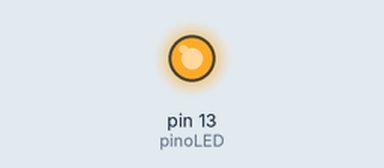
Simulated run of this sketch. Board: Arduino Uno, built with avr-gcc and run on an emulated ATmega328P. Shown: output pins drawn as LEDs (lit = HIGH).

Above: at 0.3 s.
At 20.8 s:
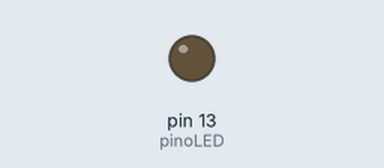
Timing chart, 0 to 30.7 s (numbered marks = the images above):
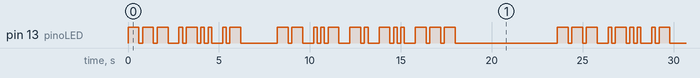

The sketch:

10.ino
```cpp
// Definições de Hardware e Mensagem
const int pinoLED = 13; // O pino ao qual o LED está conectado
String mensagem = "ola mundo"; // A mensagem que será convertida. Use apenas letras e espacos.

// Definições de Tempo (em milissegundos)
const int tempoPonto = 200; // Duração de um "ponto" em milissegundos
const int tempoTraco = tempoPonto * 3; // Duração de um "traço"
const int tempoEntreElementos = tempoPonto; // Pausa entre pontos e traços de uma letra
const int tempoEntreLetras = tempoPonto * 3; // Pausa entre letras
const int tempoEntrePalavras = tempoPonto * 7; // Pausa entre palavras

// Dicionário de Código Morse
String morseCode[] = {
  ".-", "-...", "-.-.", "-..", ".", "..-.", "--.", "....", "..", ".---", "-.-", ".-..", "--", "-.", "---", ".--.", "--.-", ".-.", "...", "-", "..-", "...-", ".--", "-..-", "-.--", "--..",
  "-----", ".----", "..---", "...--", "....-", ".....", "-....", "--...", "---..", "----.", " "
};

char alphabet[] = {
  'a', 'b', 'c', 'd', 'e', 'f', 'g', 'h', 'i', 'j', 'k', 'l', 'm', 'n', 'o', 'p', 'q', 'r', 's', 't', 'u', 'v', 'w', 'x', 'y', 'z',
  '0', '1', '2', '3', '4', '5', '6', '7', '8', '9', ' '
};

void setup() {
  pinMode(pinoLED, OUTPUT);
}

void loop() {
  transmitirMorse(mensagem);
  delay(5000); // Espera 5 segundos antes de repetir a mensagem
}

// Função principal para transmitir a mensagem em Morse
void transmitirMorse(String texto) {
  texto.toLowerCase(); // Converte a mensagem para minúsculas

  for (int i = 0; i < texto.length(); i++) {
    char caractere = texto.charAt(i);

    // Encontra o código Morse para o caractere
    String codigo = "";
    for (int j = 0; j < sizeof(alphabet); j++) {
      if (caractere == alphabet[j]) {
        codigo = morseCode[j];
        break;
      }
    }

    // Transmite o código Morse do caractere
    for (int k = 0; k < codigo.length(); k++) {
      char elemento = codigo.charAt(k);
      if (elemento == '.') {
        ponto();
      } else if (elemento == '-') {
        traco();
      }
      delay(tempoEntreElementos);
    }

    // Pausa entre as letras (ou entre palavras)
    if (caractere == ' ') {
      delay(tempoEntrePalavras - tempoEntreElementos);
    } else {
      delay(tempoEntreLetras - tempoEntreElementos);
    }
  }
}

// Funções para os elementos básicos do Código Morse
void ponto() {
  digitalWrite(pinoLED, HIGH); // Acende o LED
  delay(tempoPonto);
  digitalWrite(pinoLED, LOW); // Apaga o LED
}

void traco() {
  digitalWrite(pinoLED, HIGH); // Acende o LED
  delay(tempoTraco);
  digitalWrite(pinoLED, LOW); // Apaga o LED
}
```

Measured:
- by itself, pin 13 (pinoLED): moves between LOW and HIGH, repeating every 23.6 s
- by itself, everything shown: repeats every 23.6 s, in 44 steps
